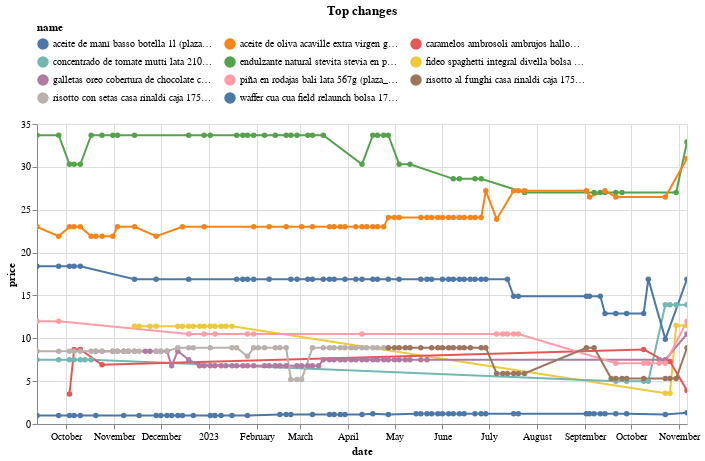

The notebook cell saved with this chart:
### Code cell
top_changes.head(10).pipe(plot_changes, 'Top changes')

### Figure 1 — Vega-Lite specification as saved in the notebook (floating-point values rounded to 4 significant figures; data arrays with more than 128 entries replaced by an {"elided": "..."} marker saying what was removed)
{"config": {"view": {"continuousWidth": 300, "continuousHeight": 300}, "legend": {"columns": 3, "orient": "top"}}, "data": {"name": "data-aa8eb3a80e6caa7b69fc6fcb49e3e65f"}, "mark": {"type": "line", "point": true}, "encoding": {"color": {"field": "name", "scale": {"domain": ["aceite de maní basso botella 1l (plaza_vea)", "aceite de oliva acaville extra virgen gourmet botella 500ml (plaza_vea)", "caramelos ambrosoli ambrujos halloween bolsa 312g (plaza_vea)", "concentrado de tomate mutti lata 210g (plaza_vea)", "endulzante natural stevita stevia en polvo caja 100 sobres (plaza_vea)", "fideo spaghetti integral divella bolsa 500g (plaza_vea)", "galletas oreo cobertura de chocolate caja 131.2g (plaza_vea)", "piña en rodajas bali lata 567g (plaza_vea)", "risotto al funghi casa rinaldi caja 175g (plaza_vea)", "risotto con setas casa rinaldi caja 175g (plaza_vea)", "waffer cua cua field relaunch bolsa 17g (plaza_vea)"]}, "type": "nominal"}, "tooltip": [{"field": "name", "type": "nominal"}, {"field": "price", "type": "quantitative"}, {"field": "last_price", "type": "quantitative"}], "x": {"field": "date", "type": "temporal"}, "y": {"field": "price", "type": "quantitative"}}, "params": [{"name": "param_1", "select": {"type": "point", "fields": ["name"]}, "bind": "legend"}, {"name": "param_2", "select": {"type": "interval", "encodings": ["x", "y"]}, "bind": "scales"}], "title": "Top changes", "transform": [{"filter": {"param": "param_1"}}], "width": 650, "$schema": "https://vega.github.io/schema/vega-lite/v5.15.1.json", "datasets": {"data-aa8eb3a80e6caa7b69fc6fcb49e3e65f": {"elided": "404 records"}}}
